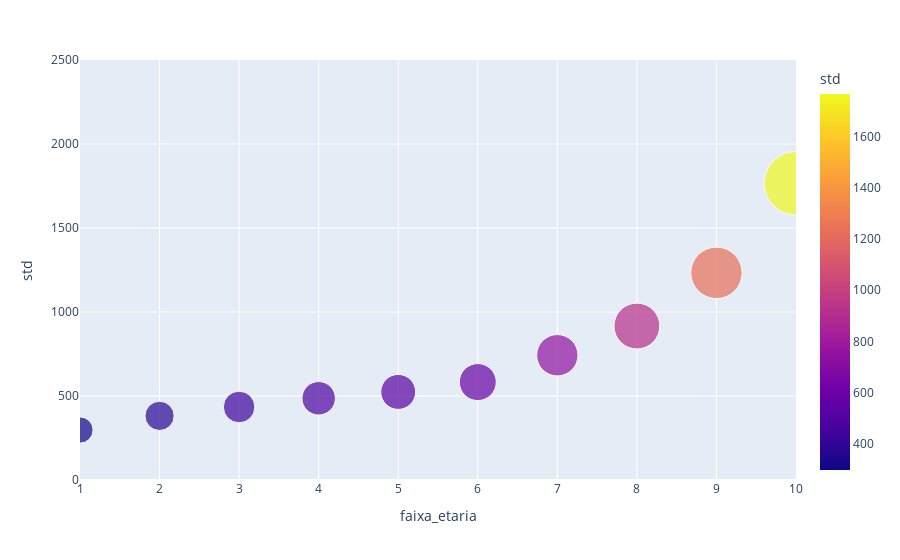

Notebook code cell kept with this figure:
### Code cell
fig = px.scatter(resultado, x="faixa_etaria", y="std",
           size="media", color="std",
           log_x=False, size_max=45,range_x=[1,10], range_y=[0,2500])
fig.show()

### Figure 1 — Plotly figure (JSON) as saved in the notebook; plotly's stock layout.template omitted (floating-point values rounded to 4 significant figures)
{"data": [{"hovertemplate": "faixa_etaria=%{x}<br>std=%{marker.color}<br>media=%{marker.size}<extra></extra>", "legendgroup": "", "marker": {"color": [297.4, 381.7, 434.7, 486.4, 524.4, 582.9, 742.6, 916.5, 1233.0, 1766.0], "coloraxis": "coloraxis", "size": [398.9, 494.1, 578.6, 649.4, 709.6, 793.8, 992.1, 1219.0, 1536.0, 2350.0], "sizemode": "area", "sizeref": 1.161, "symbol": "circle"}, "mode": "markers", "name": "", "orientation": "v", "showlegend": false, "type": "scatter", "x": [1, 2, 3, 4, 5, 6, 7, 8, 9, 10], "xaxis": "x", "y": [297.4, 381.7, 434.7, 486.4, 524.4, 582.9, 742.6, 916.5, 1233.0, 1766.0], "yaxis": "y"}], "layout": {"coloraxis": {"colorbar": {"title": {"text": "std"}}, "colorscale": [[0, "#0d0887"], [0.1111, "#46039f"], [0.2222, "#7201a8"], [0.3333, "#9c179e"], [0.4444, "#bd3786"], [0.5556, "#d8576b"], [0.6667, "#ed7953"], [0.7778, "#fb9f3a"], [0.8889, "#fdca26"], [1, "#f0f921"]]}, "legend": {"itemsizing": "constant", "tracegroupgap": 0}, "margin": {"t": 60}, "xaxis": {"anchor": "y", "domain": [0, 1], "range": [1, 10], "title": {"text": "faixa_etaria"}}, "yaxis": {"anchor": "x", "domain": [0, 1], "range": [0, 2500], "title": {"text": "std"}}}}
